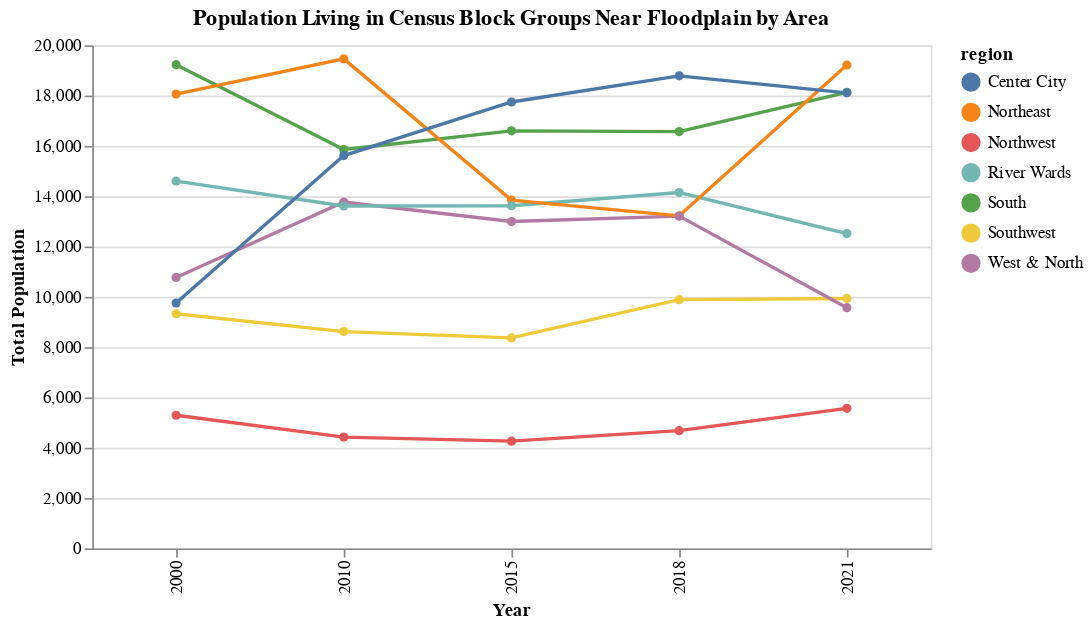

The code cell stored with this chart in its notebook:
### Markdown cell above
The chart below shows the trend in the population living in census tracts located near the floodplain. Some notable patterns include a large expansion in the population in center city living near the floodplain. Between 2015 and 2021 there was also increase in the population living in the floodplain in Northeast, Northwest, and South Philadelphia.

### Code cell
flood_tracts_melt = pd.melt(flood_tracts_area,id_vars=['block group','year','region'],
                            value_vars=['White_Pop','Black_Pop','Asian_Pop','Hispanic_Pop','Other_Pop'],
                           var_name='Race',value_name='Population')
                                                       
alt.Chart(flood_tracts_melt).mark_line(point=True).encode(
    alt.X('year:N').title('Year'),
    alt.Y('sum(Population)').title('Total Population'),
    color='region',
    tooltip=["year", "region", "sum(Population)"]
).properties(
    width=500,
    height=300,
    title='Population Living in Census Block Groups Near Floodplain by Area'
)

### Figure 1 — Vega-Lite specification as saved in the notebook (floating-point values rounded to 4 significant figures; data arrays with more than 128 entries replaced by an {"elided": "..."} marker saying what was removed)
{"config": {"view": {"continuousWidth": 300, "continuousHeight": 300}}, "data": {"name": "data-2db4672efd50e761656d54a19b4b6e3a"}, "mark": {"type": "line", "point": true}, "encoding": {"color": {"field": "region", "type": "nominal"}, "tooltip": [{"field": "year", "type": "quantitative"}, {"field": "region", "type": "nominal"}, {"aggregate": "sum", "field": "Population", "type": "quantitative"}], "x": {"field": "year", "title": "Year", "type": "nominal"}, "y": {"aggregate": "sum", "field": "Population", "title": "Total Population", "type": "quantitative"}}, "height": 300, "title": "Population Living in Census Block Groups Near Floodplain by Area", "width": 500, "$schema": "https://vega.github.io/schema/vega-lite/v5.14.1.json", "datasets": {"data-2db4672efd50e761656d54a19b4b6e3a": {"elided": "2290 records"}}}
